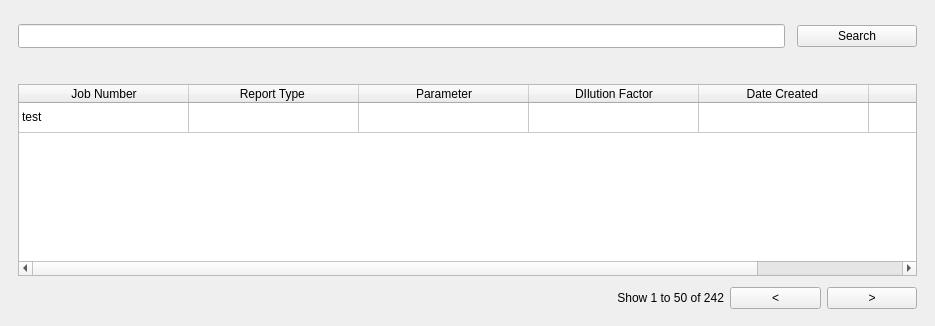
                <widget class="QWidget" name="chemistyTab">
                 <attribute name="title">
                  <string>Chemisty History</string>
                 </attribute>
                 <layout class="QVBoxLayout" name="verticalLayout_54">
                  <property name="leftMargin">
                   <number>0</number>
                  </property>
                  <property name="topMargin">
                   <number>12</number>
                  </property>
                  <property name="rightMargin">
                   <number>0</number>
                  </property>
                  <property name="bottomMargin">
                   <number>12</number>
                  </property>
                  <item>
                   <widget class="QWidget" name="reportsSearchWidget" native="true">
                    <property name="minimumSize">
                     <size>
                      <width>0</width>
                      <height>0</height>
                     </size>
                    </property>
                    <property name="maximumSize">
                     <size>
                      <width>16777215</width>
                      <height>50</height>
                     </size>
                    </property>
                    <property name="styleSheet">
                     <string notr="true"/>
                    </property>
                    <layout class="QHBoxLayout" name="horizontalLayout_5">
                     <property name="spacing">
                      <number>12</number>
                     </property>
                     <property name="leftMargin">
                      <number>18</number>
                     </property>
                     <property name="topMargin">
                      <number>12</number>
                     </property>
                     <property name="rightMargin">
                      <number>18</number>
                     </property>
                     <property name="bottomMargin">
                      <number>12</number>
                     </property>
                     <item>
                      <widget class="QLineEdit" name="reportsSearchLine">
                       <property name="minimumSize">
                        <size>
                         <width>204</width>
                         <height>24</height>
                        </size>
                       </property>
                       <property name="text">
                        <string/>
                       </property>
                      </widget>
                     </item>
                     <item>
                      <widget class="QPushButton" name="reportsSearchBtn">
                       <property name="minimumSize">
                        <size>
                         <width>120</width>
                         <height>20</height>
                        </size>
                       </property>
                       <property name="text">
                        <string>Search</string>
                       </property>
                      </widget>
                     </item>
                    </layout>
                   </widget>
                  </item>
                  <item>
                   <widget class="QWidget" name="reportsTableWidget" native="true">
                    <property name="styleSheet">
                     <string notr="true"/>
                    </property>
                    <layout class="QVBoxLayout" name="verticalLayout_18">
                     <property name="spacing">
                      <number>-1</number>
                     </property>
                     <property name="leftMargin">
                      <number>18</number>
                     </property>
                     <property name="topMargin">
                      <number>18</number>
                     </property>
                     <property name="rightMargin">
                      <number>18</number>
                     </property>
                     <property name="bottomMargin">
                      <number>0</number>
                     </property>
                     <item>
                      <widget class="QTableWidget" name="reportsTable">
                       <property name="minimumSize">
                        <size>
                         <width>0</width>
                         <height>0</height>
                        </size>
                       </property>
                       <property name="layoutDirection">
                        <enum>Qt::LeftToRight</enum>
                       </property>
                       <property name="styleSheet">
                        <string notr="true"/>
                       </property>
                       <property name="alternatingRowColors">
                        <bool>false</bool>
                       </property>
                       <property name="showGrid">
                        <bool>true</bool>
                       </property>
                       <property name="gridStyle">
                        <enum>Qt::SolidLine</enum>
                       </property>
                       <property name="sortingEnabled">
                        <bool>false</bool>
                       </property>
                       <property name="wordWrap">
                        <bool>true</bool>
                       </property>
                       <attribute name="horizontalHeaderCascadingSectionResizes">
                        <bool>false</bool>
                       </attribute>
                       <attribute name="horizontalHeaderDefaultSectionSize">
                        <number>170</number>
                       </attribute>
                       <attribute name="horizontalHeaderHighlightSections">
                        <bool>true</bool>
                       </attribute>
                       <attribute name="horizontalHeaderShowSortIndicator" stdset="0">
                        <bool>false</bool>
                       </attribute>
                       <attribute name="horizontalHeaderStretchLastSection">
                        <bool>false</bool>
                       </attribute>
                       <attribute name="verticalHeaderVisible">
                        <bool>false</bool>
                       </attribute>
                       <attribute name="verticalHeaderCascadingSectionResizes">
                        <bool>false</bool>
                       </attribute>
                       <attribute name="verticalHeaderHighlightSections">
                        <bool>true</bool>
                       </attribute>
                       <attribute name="verticalHeaderMinimumSectionSize">
                        <number>20</number>
                       </attribute>
                       <attribute name="verticalHeaderShowSortIndicator" stdset="0">
                        <bool>false</bool>
                       </attribute>
                       <attribute name="verticalHeaderStretchLastSection">
                        <bool>false</bool>
                       </attribute>
                       <row>
                        <property name="text">
                         <string>1</string>
                        </property>
                       </row>
                       <column>
                        <property name="text">
                         <string>Job Number</string>
                        </property>
                       </column>
                       <column>
                        <property name="text">
                         <string>Report Type </string>
                        </property>
                       </column>
                       <column>
                        <property name="text">
                         <string>Parameter</string>
                        </property>
                       </column>
                       <column>
                        <property name="text">
                         <string>DIlution Factor</string>
                        </property>
                       </column>
                       <column>
                        <property name="text">
                         <string>Date Created </string>
                        </property>
                       </column>
                       <column>
                        <property name="text">
                         <string>Open Report </string>
                        </property>
                       </column>
                       <item row="0" column="0">
                        <property name="text">
                         <string>test</string>
                        </property>
                       </item>
                      </widget>
                     </item>
                     <item>
                      <widget class="QWidget" name="reportsFooterWidget" native="true">
                       <layout class="QHBoxLayout" name="horizontalLayout_61">
                        <property name="topMargin">
                         <number>0</number>
                        </property>
                        <property name="rightMargin">
                         <number>0</number>
                        </property>
                        <property name="bottomMargin">
                         <number>0</number>
                        </property>
                        <item>
                         <spacer name="horizontalSpacer_12">
                          <property name="orientation">
                           <enum>Qt::Horizontal</enum>
                          </property>
                          <property name="sizeHint" stdset="0">
                           <size>
                            <width>590</width>
                            <height>20</height>
                           </size>
                          </property>
                         </spacer>
                        </item>
                        <item>
                         <widget class="QWidget" name="widget_36" native="true">
                          <property name="minimumSize">
                           <size>
                            <width>300</width>
                            <height>0</height>
                           </size>
                          </property>
                          <layout class="QHBoxLayout" name="horizontalLayout_62">
                           <property name="spacing">
                            <number>-1</number>
                           </property>
                           <property name="leftMargin">
                            <number>0</number>
                           </property>
                           <property name="topMargin">
                            <number>5</number>
                           </property>
                           <property name="rightMargin">
                            <number>0</number>
                           </property>
                           <property name="bottomMargin">
                            <number>5</number>
                           </property>
                           <item>
                            <widget class="QLabel" name="historyCurrentSectionLabel">
                             <property name="layoutDirection">
                              <enum>Qt::LeftToRight</enum>
                             </property>
                             <property name="text">
                              <string>Show 1 to 50 of 242</string>
                             </property>
                             <property name="alignment">
                              <set>Qt::AlignRight|Qt::AlignTrailing|Qt::AlignVCenter</set>
                             </property>
                            </widget>
                           </item>
                           <item>
                            <widget class="QPushButton" name="historyPrevBtn">
                             <property name="text">
                              <string>&lt;</string>
                             </property>
                            </widget>
                           </item>
                           <item>
                            <widget class="QPushButton" name="historyNextBtn">
                             <property name="text">
                              <string>&gt;</string>
                             </property>
                            </widget>
                           </item>
                          </layout>
                         </widget>
                        </item>
                       </layout>
                      </widget>
                     </item>
                    </layout>
                   </widget>
                  </item>
                 </layout>
                </widget>
